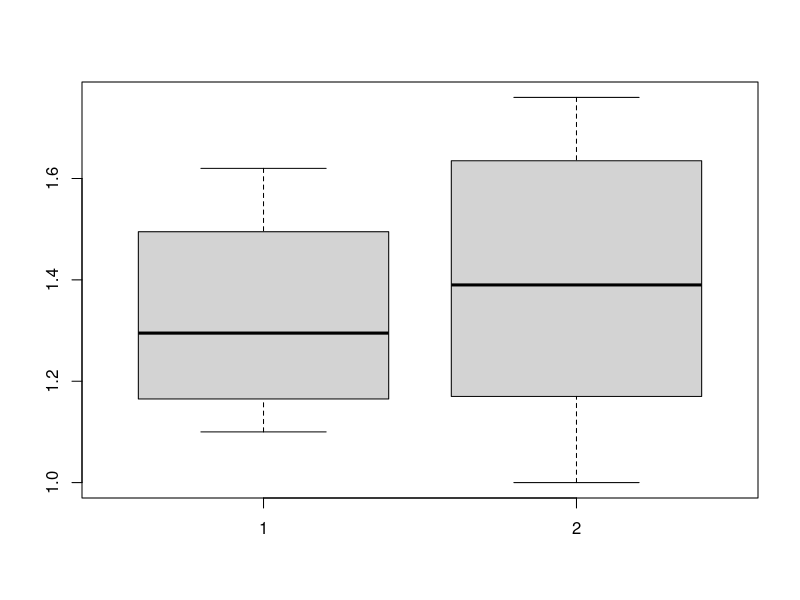

The R script that drew this image:
# Question 3
group1 <- c(1.31, 1.45, 1.12, 1.16, 1.30, 1.50, 1.20, 1.22, 1.42, 1.14, 1.23, 1.59, 1.11, 1.10, 1.53, 1.52, 1.17, 1.49, 1.62, 1.29)
group2 <- c(1.13, 1.71, 1.39, 1.15, 1.33, 1.00, 1.03, 1.68, 1.76, 1.55, 1.34, 1.47, 1.74, 1.74, 1.19, 1.15, 1.20, 1.59, 1.47)
combined <- c(group1,group2)
boxplot(group1,group2)

#Question4
#Null Hypothesis H0: mu(group1) = mu(group2)
#Alternative Hypothesis H1: mu(group1) != mu(group2)

m <- rep(NA,1000)
for (i in 1:1000){
#  set.seed(i)
  index = sample(length(combined), size = length(group1))
  x = combined[index]
  y = combined[-index]
  m[i] <- abs(mean(y)-mean(x))
}

obs_mean = abs(mean(group1)-mean(group2))

mean((obs_mean<=m))

#p-value is very high
#Cannot reject Null Hypothesis
